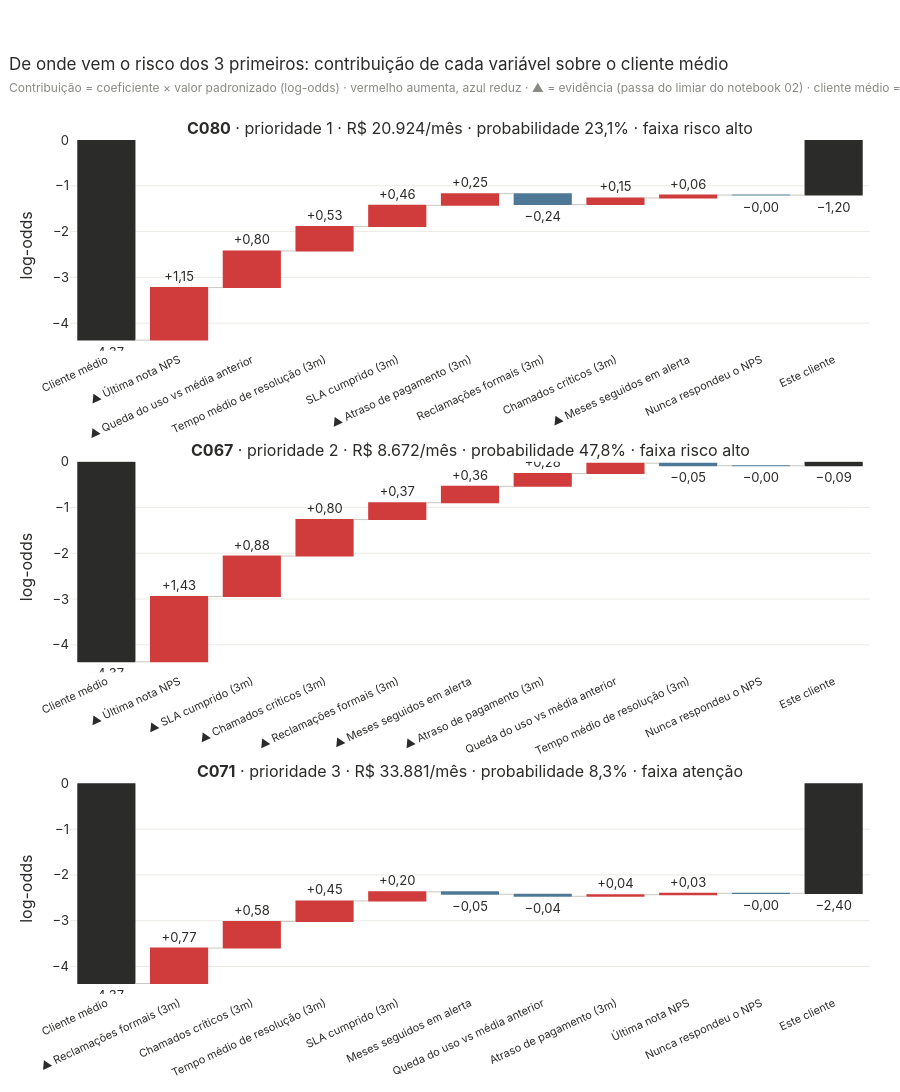

The code cell stored with this chart in its notebook:
### Markdown cell above
## 6. Por que os 3 primeiros da fila

### Code cell
TOP3 = F.index[:3].tolist()
C3 = contribuicoes(M, F.loc[TOP3])
b0 = M.intercepto()
sig = lambda z: 1 / (1 + np.exp(-z))
fig = make_subplots(rows=3, cols=1, vertical_spacing=0.13,
                    subplot_titles=[f"<b>{c}</b> · prioridade {F.at[c, 'prioridade']} · {fmt_brl(F.at[c, 'valor_mensal'])}/mês · "
                                    f"probabilidade {pct(F.at[c, 'probabilidade'])} · faixa {NOME_FAIXA[F.at[c, 'faixa_risco']].lower()}" for c in TOP3])
for i, c in enumerate(TOP3, start=1):
    ct = C3.loc[c].reindex(C3.loc[c].abs().sort_values(ascending=False).index)
    ec = E[E.cliente_id == c].set_index("variavel")
    marca = ["▲ " if ec.at[f, "dispara"] else "" for f in ct.index]
    xs = ["Cliente médio"] + [f"{m}{ROT[f]}" for f, m in zip(ct.index, marca)] + ["Este cliente"]
    fig.add_trace(go.Waterfall(x=xs, y=[b0, *ct.values, 0], measure=["absolute"] + ["relative"] * len(ct) + ["total"],
                               increasing=dict(marker=dict(color=CORES["Cancelou"])), decreasing=dict(marker=dict(color=CORES["Ativo"])),
                               totals=dict(marker=dict(color=TINTA)), connector=dict(line=dict(color="#c9c7c0", width=1)),
                               text=[br(b0)] + [("+" if v > 0 else "") + br(v) for v in ct.values] + [br(b0 + ct.sum())], textposition="outside",
                               customdata=[f"Probabilidade do cliente médio: {pct(sig(b0))}"]
                                          + [f"{ec.at[f, 'titulo']}<br>{ec.at[f, 'detalhe']}" for f in ct.index]
                                          + [f"Probabilidade: {pct(sig(b0 + ct.sum()))}"],
                               hovertemplate="<b>%{x}</b><br>%{customdata}<br>Log-odds: %{y:+.2f}<extra></extra>", showlegend=False), row=i, col=1)
    fig.update_yaxes(title_text="log-odds", row=i, col=1)
fig.update_xaxes(tickangle=-25, tickfont_size=11)
fig.update_layout(height=1250, margin=dict(t=140, b=80),
                  title="De onde vem o risco dos 3 primeiros: contribuição de cada variável sobre o cliente médio"
                        + sub(f"Contribuição = coeficiente × valor padronizado (log-odds) · vermelho aumenta, azul reduz · "
                              f"▲ = evidência (passa do limiar do notebook 02) · cliente médio = {pct(sig(b0))}"))
fig.show()

### Figure 1 — Plotly figure (JSON) as saved in the notebook; plotly's stock layout.template omitted (floating-point values rounded to 4 significant figures)
{"data": [{"connector": {"line": {"color": "#c9c7c0", "width": 1}}, "customdata": ["Probabilidade do cliente médio: 1,2%", "NPS detrator<br>Última nota NPS 3 — detrator (mar/2026); limite: nota ≤ 6", "Uso da plataforma caiu<br>Caiu 11,7 p.p. vs a média anterior do cliente (81% → 70%); limite: queda de 10 p.p.", "Tempo de resolução acima da média<br>27,9 h em média nos últimos 3 meses (abaixo do limite de 28 h)", "SLA abaixo da média<br>61% dos chamados no SLA nos últimos 3 meses (limite: 60%)", "Atraso de pagamento<br>9 dias de atraso médio nos últimos 3 meses (limite 5)", "Reclamações formais acima da média<br>0,0 reclamações formais por mês nos últimos 3 meses (abaixo do limite de 1)", "Chamados críticos acima da média<br>1,0 chamados críticos por mês nos últimos 3 meses (abaixo do limite de 2)", "Alerta persistente<br>2 meses seguidos com queda de uso ou ≥ 2 outros sinais (alerta a partir de 2)", "Nunca respondeu o NPS<br>Nenhuma pesquisa NPS respondida até agora", "Probabilidade: 23,1%"], "decreasing": {"marker": {"color": "#4e7896"}}, "hovertemplate": "<b>%{x}</b><br>%{customdata}<br>Log-odds: %{y:+.2f}<extra></extra>", "increasing": {"marker": {"color": "#d03b3b"}}, "measure": ["absolute", "relative", "relative", "relative", "relative", "relative", "relative", "relative", "relative", "relative", "total"], "showlegend": false, "text": ["−4,37", "+1,15", "+0,80", "+0,53", "+0,46", "+0,25", "−0,24", "+0,15", "+0,06", "−0,00", "−1,20"], "textposition": "outside", "totals": {"marker": {"color": "#2b2b29"}}, "type": "waterfall", "x": ["Cliente médio", "▲ Última nota NPS", "▲ Queda do uso vs média anterior", "Tempo médio de resolução (3m)", "SLA cumprido (3m)", "▲ Atraso de pagamento (3m)", "Reclamações formais (3m)", "Chamados críticos (3m)", "▲ Meses seguidos em alerta", "Nunca respondeu o NPS", "Este cliente"], "xaxis": "x", "y": [-4.371, 1.147, 0.8007, 0.5346, 0.4618, 0.2537, -0.2387, 0.1452, 0.06407, -0.001802, 0], "yaxis": "y"}, {"connector": {"line": {"color": "#c9c7c0", "width": 1}}, "customdata": ["Probabilidade do cliente médio: 1,2%", "NPS detrator<br>Última nota NPS 2 — detrator (jun/2026); limite: nota ≤ 6", "SLA abaixo do contratado<br>46% dos chamados no SLA nos últimos 3 meses (limite: 60%)", "Chamados críticos frequentes<br>2,0 chamados críticos por mês nos últimos 3 meses (limite 2)", "Reclamações formais<br>1,0 reclamações formais por mês nos últimos 3 meses (limite 1)", "Alerta persistente<br>7 meses seguidos com queda de uso ou ≥ 2 outros sinais (alerta a partir de 2)", "Atraso de pagamento<br>10 dias de atraso médio nos últimos 3 meses (limite 5)", "Uso da plataforma em leve queda<br>Caiu 4,2 p.p. vs a média anterior do cliente (76% → 72%); limite: queda de 10 p.p.", "Tempo de resolução acima da média<br>21,8 h em média nos últimos 3 meses (abaixo do limite de 28 h)", "Nunca respondeu o NPS<br>Nenhuma pesquisa NPS respondida até agora", "Probabilidade: 47,8%"], "decreasing": {"marker": {"color": "#4e7896"}}, "hovertemplate": "<b>%{x}</b><br>%{customdata}<br>Log-odds: %{y:+.2f}<extra></extra>", "increasing": {"marker": {"color": "#d03b3b"}}, "measure": ["absolute", "relative", "relative", "relative", "relative", "relative", "relative", "relative", "relative", "relative", "total"], "showlegend": false, "text": ["−4,37", "+1,43", "+0,88", "+0,80", "+0,37", "+0,36", "+0,28", "+0,22", "−0,05", "−0,00", "−0,09"], "textposition": "outside", "totals": {"marker": {"color": "#2b2b29"}}, "type": "waterfall", "x": ["Cliente médio", "▲ Última nota NPS", "▲ SLA cumprido (3m)", "▲ Chamados críticos (3m)", "▲ Reclamações formais (3m)", "▲ Meses seguidos em alerta", "▲ Atraso de pagamento (3m)", "Queda do uso vs média anterior", "Tempo médio de resolução (3m)", "Nunca respondeu o NPS", "Este cliente"], "xaxis": "x2", "y": [-4.371, 1.426, 0.8839, 0.7961, 0.3687, 0.3562, 0.281, 0.2247, -0.05372, -0.001802, 0], "yaxis": "y2"}, {"connector": {"line": {"color": "#c9c7c0", "width": 1}}, "customdata": ["Probabilidade do cliente médio: 1,2%", "Reclamações formais<br>1,7 reclamações formais por mês nos últimos 3 meses (limite 1)", "Chamados críticos acima da média<br>1,7 chamados críticos por mês nos últimos 3 meses (abaixo do limite de 2)", "Tempo de resolução acima da média<br>27,0 h em média nos últimos 3 meses (abaixo do limite de 28 h)", "SLA abaixo da média<br>71% dos chamados no SLA nos últimos 3 meses (limite: 60%)", "Alerta recente<br>0 meses seguidos com queda de uso ou ≥ 2 outros sinais (alerta a partir de 2)", "Uso da plataforma em leve queda<br>Caiu 0,7 p.p. vs a média anterior do cliente (79% → 79%); limite: queda de 10 p.p.", "Atraso de pagamento acima da média<br>4 dias de atraso médio nos últimos 3 meses (abaixo do limite de 5)", "NPS neutro<br>Última nota NPS 7 — neutro (jun/2026); limite: nota ≤ 6", "Nunca respondeu o NPS<br>Nenhuma pesquisa NPS respondida até agora", "Probabilidade: 8,3%"], "decreasing": {"marker": {"color": "#4e7896"}}, "hovertemplate": "<b>%{x}</b><br>%{customdata}<br>Log-odds: %{y:+.2f}<extra></extra>", "increasing": {"marker": {"color": "#d03b3b"}}, "measure": ["absolute", "relative", "relative", "relative", "relative", "relative", "relative", "relative", "relative", "relative", "total"], "showlegend": false, "text": ["−4,37", "+0,77", "+0,58", "+0,45", "+0,20", "−0,05", "−0,04", "+0,04", "+0,03", "−0,00", "−2,40"], "textposition": "outside", "totals": {"marker": {"color": "#2b2b29"}}, "type": "waterfall", "x": ["Cliente médio", "▲ Reclamações formais (3m)", "Chamados críticos (3m)", "Tempo médio de resolução (3m)", "SLA cumprido (3m)", "Meses seguidos em alerta", "Queda do uso vs média anterior", "Atraso de pagamento (3m)", "Última nota NPS", "Nunca respondeu o NPS", "Este cliente"], "xaxis": "x3", "y": [-4.371, 0.7736, 0.5791, 0.4505, 0.1977, -0.05277, -0.04498, 0.03536, 0.03043, -0.001802, 0], "yaxis": "y3"}], "layout": {"annotations": [{"font": {"size": 16}, "showarrow": false, "text": "<b>C080</b> · prioridade 1 · R$ 20.924/mês · probabilidade 23,1% · faixa risco alto", "x": 0.5, "xanchor": "center", "xref": "paper", "y": 1.0, "yanchor": "bottom", "yref": "paper"}, {"font": {"size": 16}, "showarrow": false, "text": "<b>C067</b> · prioridade 2 · R$ 8.672/mês · probabilidade 47,8% · faixa risco alto", "x": 0.5, "xanchor": "center", "xref": "paper", "y": 0.6233, "yanchor": "bottom", "yref": "paper"}, {"font": {"size": 16}, "showarrow": false, "text": "<b>C071</b> · prioridade 3 · R$ 33.881/mês · probabilidade 8,3% · faixa atenção", "x": 0.5, "xanchor": "center", "xref": "paper", "y": 0.2467, "yanchor": "bottom", "yref": "paper"}], "height": 1250, "margin": {"b": 80, "t": 140}, "title": {"text": "De onde vem o risco dos 3 primeiros: contribuição de cada variável sobre o cliente médio<br><span style='font-size:12px;color:#8a8984'>Contribuição = coeficiente × valor padronizado (log-odds) · vermelho aumenta, azul reduz · ▲ = evidência (passa do limiar do notebook 02) · cliente médio = 1,2%</span>"}, "xaxis": {"anchor": "y", "domain": [0.0, 1.0], "tickangle": -25, "tickfont": {"size": 11}}, "xaxis2": {"anchor": "y2", "domain": [0.0, 1.0], "tickangle": -25, "tickfont": {"size": 11}}, "xaxis3": {"anchor": "y3", "domain": [0.0, 1.0], "tickangle": -25, "tickfont": {"size": 11}}, "yaxis": {"anchor": "x", "domain": [0.7533, 1.0], "title": {"text": "log-odds"}}, "yaxis2": {"anchor": "x2", "domain": [0.3767, 0.6233], "title": {"text": "log-odds"}}, "yaxis3": {"anchor": "x3", "domain": [0.0, 0.2467], "title": {"text": "log-odds"}}}}
